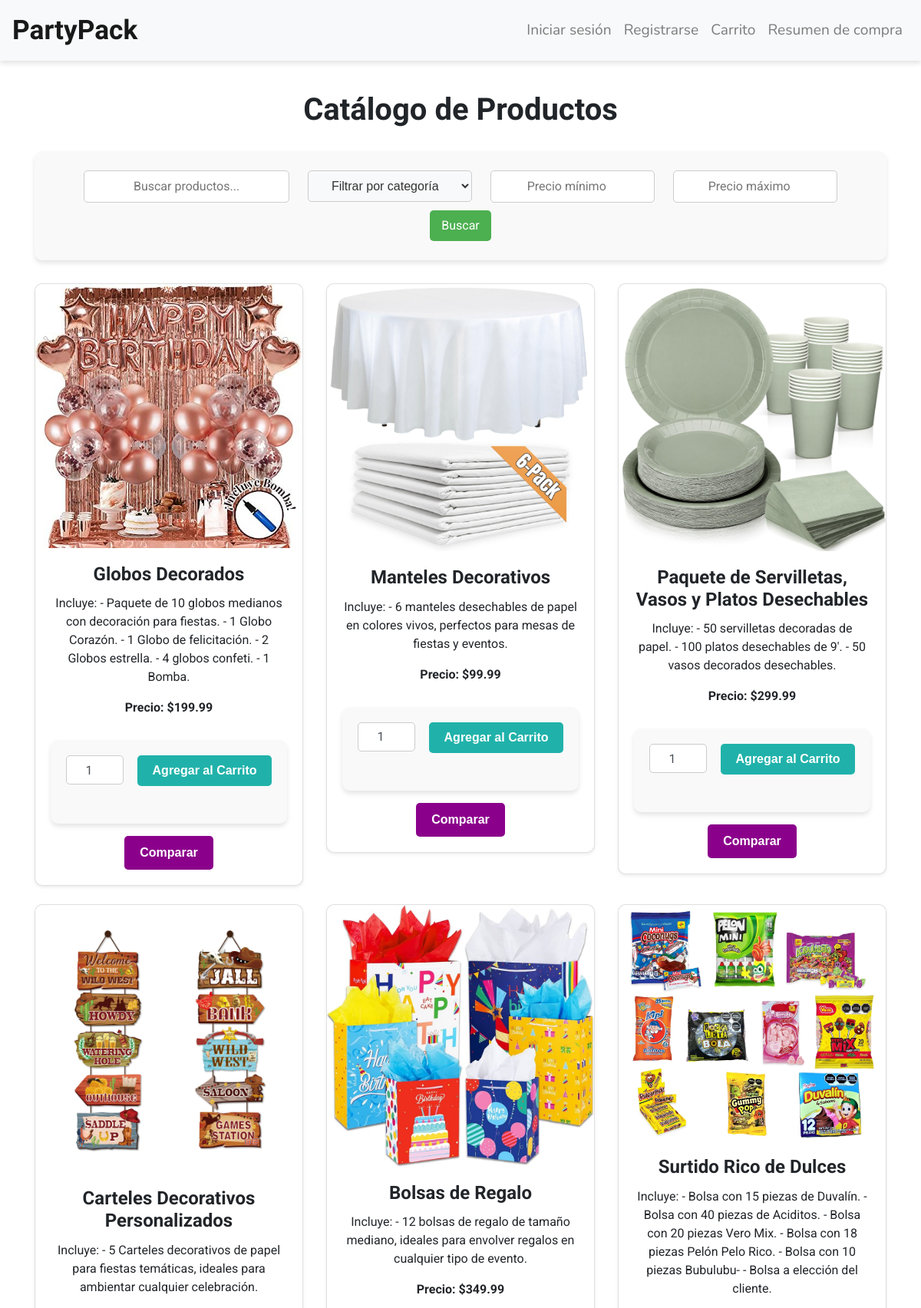
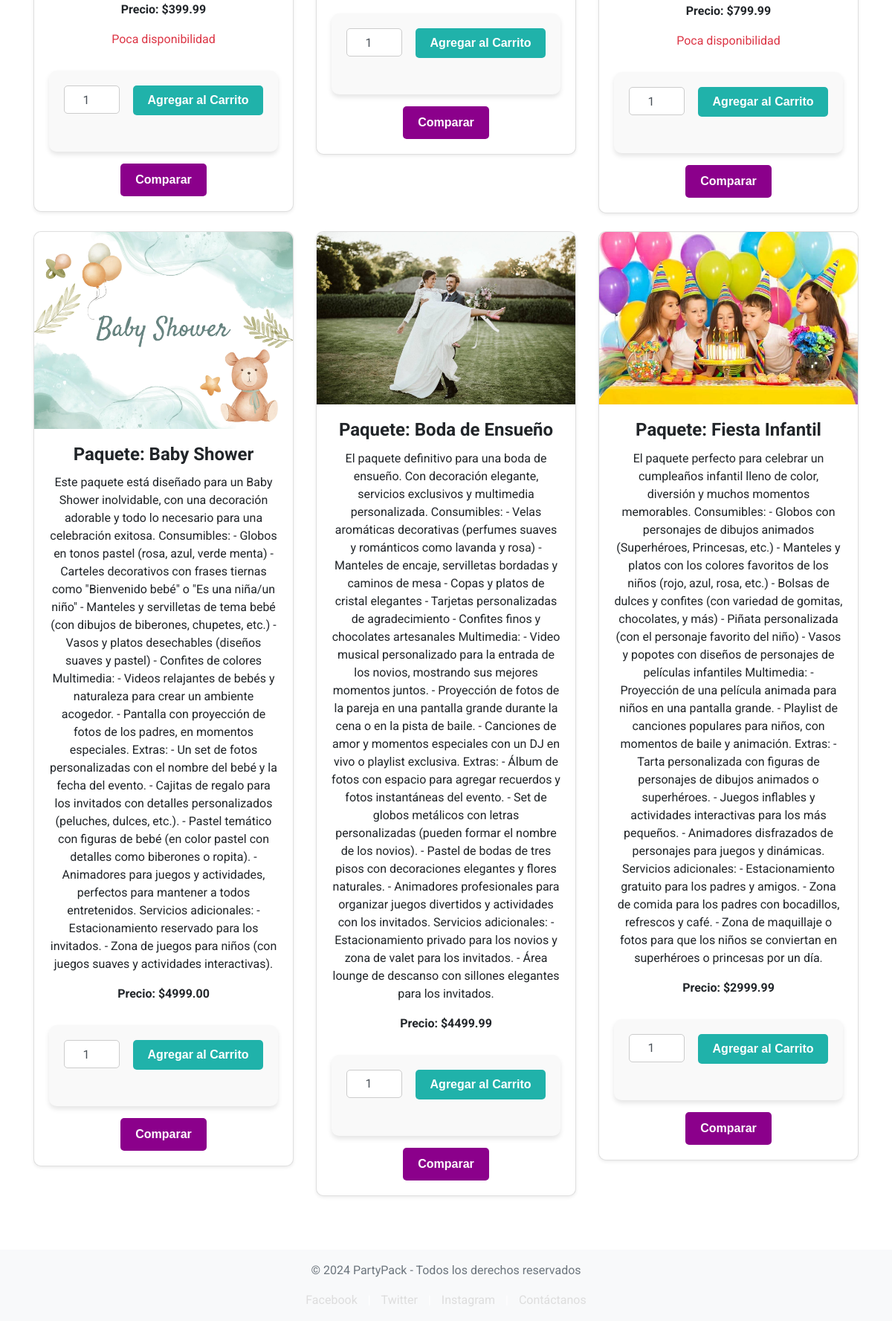
The page / on the database its author committed (2 pictures, top to bottom).
### PartyPack/models.py (models this page shows, shortened)
class Producto(models.Model):
    nombre = models.CharField(max_length=100)  # Nombre del producto
    descripcion = models.TextField()  # Descripción del producto
    precio = models.DecimalField(max_digits=10, decimal_places=2)  # Precio del producto
    stock = models.PositiveIntegerField()  # Cantidad disponible en inventario
    imagen = models.ImageField(upload_to='productos/', blank=True, null=True)  # Imagen del producto
    disponibilidad = models.BooleanField(default=True)  # Indica si el producto está disponible
    paquete = models.ForeignKey(
        Paquete,
        on_delete=models.CASCADE,
        related_name="productos",
        blank=True,
        null=True
    )  # Relación opcional con un paquete
    categoria = models.CharField(max_length=100, blank=True, null=True)  # Categoría del producto

### PartyPack/views.py (the view)
# urls.py: path('', views.mostrar_producto, name='mostrar_producto'),  # Página principal que muestra el catálogo de productos
def mostrar_producto(request):
    productos = Producto.objects.all()
    query = request.GET.get('q', '')
    if query:
        productos = productos.filter(nombre__icontains=query)
    categoria = request.GET.get('categoria', '')
    if categoria:
        productos = productos.filter(categoria__icontains=categoria)
    precio_min = request.GET.get('precio_min', '')
    precio_max = request.GET.get('precio_max', '')
    if precio_min:
        productos = productos.filter(precio__gte=precio_min)  # Filtra productos con precio >= precio mínimo
    if precio_max:
        productos = productos.filter(precio__lte=precio_max)  # Filtra productos con precio <= precio máximo
    with open('scripts/paquetes.json', 'r', encoding='utf-8') as f:
        paquetes = json.load(f)
    return render(request, 'catalogo.html', {
        'productos': productos,
        'paquetes': paquetes,
        'query': query,
        'categoria': categoria,
        'precio_min': precio_min,
        'precio_max': precio_max
    })

### PartyPack/templates/catalogo.html (shortened to what this page needs)
{% extends 'base.html' %}
{% block content %}
<h1>Catálogo de Productos</h1>
<div class="search-container">
    <form method="GET" action="{% url 'mostrar_producto' %}">
        <input type="text" name="q" placeholder="Buscar productos..." value="{{ query }}">
        <select name="categoria">
            <option value="">Filtrar por categoría</option>
        </select>
        <input type="number" name="precio_min" placeholder="Precio mínimo" value="{{ precio_min }}">
        <input type="number" name="precio_max" placeholder="Precio máximo" value="{{ precio_max }}">
        <button type="submit">Buscar</button>
    </form>
</div>
<div class="row">
    {% for producto in productos %}
        <div class="col-md-4">
            <div class="card mb-4 shadow-sm">
                {% if producto.imagen %}
                    <img src="{{ producto.imagen.url }}" class="card-img-top" alt="{{ producto.nombre }}">
                {% endif %}
                <div class="card-body">
                    <h5 class="card-title">{{ producto.nombre }}</h5>
                    <p class="card-text">{{ producto.descripcion }}</p>
                    <p><strong>Precio: ${{ producto.precio }}</strong></p>
                    <p>
                        {% if producto.stock < 10 %}
                            <span class="text-danger">Poca disponibilidad</span>
                        {% endif %}
                    </p>
                    <form method="POST" action="{% url 'agregar_al_carrito' producto.id %}">
                        <div class="form-group d-flex">
                            <input type="number" name="cantidad" id="cantidad" class="form-control mr-2" value="1" min="1" max="{{ producto.stock }}" style="width: 30%;">
                            <button type="submit" class="btn btn-primary" style="width: 70%;">Agregar al Carrito</button>
                        </div>
                    </form>
                    <button class="btn btn-secondary mt-3">
                        <a href="{% url 'comparar' producto.id %}" style="color: white; text-decoration: none;">Comparar</a>
                    </button>
                </div>
            </div>
        </div>
    {% endfor %}
</div>
{% endblock %}

### PartyPack/templates/base.html (shortened to what this page needs)
<!DOCTYPE html>
<html lang="es">
<head>
    {% load static %}
    <link rel="stylesheet" href="https://stackpath.bootstrapcdn.com/bootstrap/4.5.2/css/bootstrap.min.css">
    <link rel="stylesheet" href="{% static 'css/style.css' %}">
</head>
<body>
    <nav class="navbar navbar-expand-lg navbar-light bg-light">
        <a class="navbar-brand" href="{% url 'mostrar_producto' %}">PartyPack</a>
        <div class="collapse navbar-collapse" id="navbarNav">
            <ul class="navbar-nav ml-auto">
                {% if user.is_authenticated %}
                    <li class="nav-item">
                        <span class="nav-link">Bienvenido, {{ user.username }}</span>
                    </li>
                    <li class="nav-item">
                        <a class="nav-link" href="{% url 'logout' %}">Cerrar sesión</a>
                    </li>
                {% else %}
                    <li class="nav-item">
                        <a class="nav-link" href="{% url 'login' %}">Iniciar sesión</a>
                    </li>
                    <li class="nav-item">
                        <a class="nav-link" href="{% url 'registrar_usuario' %}">Registrarse</a>
                    </li>
                {% endif %}
                <li class="nav-item">
                    <a class="nav-link" href="{% url 'ver_carrito' %}">Carrito</a>
                </li>
                <li class="nav-item">
                    <a class="nav-link" href="{% url 'resumen_compra' %}">Resumen de compra</a>
                </li>
            </ul>
        </div>
    </nav>
    <div class="container">
        {% block content %}{% endblock %}
    </div>
    <footer class="footer mt-5 py-3 bg-light">
        <div class="container text-center">
            <span class="text-muted">© 2024 PartyPack - Todos los derechos reservados</span>
            <div class="social-links mt-3">
                <a href="https://www.facebook.com/TuPagina" target="_blank">Facebook</a> |
                <a href="https://www.twitter.com/TuCuenta" target="_blank">Twitter</a> |
                <a href="https://www.instagram.com/TuCuenta" target="_blank">Instagram</a> |
                <a href="{% url 'contacto' %}">Contáctanos</a>
            </div>
        </div>
    </footer>
</body>
</html>

### static/css/style.css (style rules this page uses)
h1 { font-family: 'Parkinsans', sans-serif; margin-top: 40px; font-size: 2.5rem; font-weight: bold; text-align: center; }
.navbar { background-color: #f5f5f5; box-shadow: 0 4px 6px rgba(0, 0, 0, 0.1); font-family: 'Nunito', monospace; }
.navbar-brand { font-family: 'Honk', sans-serif; font-size: 2.2rem; font-weight: bold; color: white; }
.nav-link { font-size: 1.2rem; color: white; }
.btn-primary { background-color: #007bff; border: none; padding: 10px 20px; border-radius: 5px; }
.btn-secondary { background-color: #6c757d; border: none; padding: 10px 20px; border-radius: 5px; }
.card { border-radius: 10px; box-shadow: 0 4px 8px rgba(0, 0, 0, 0.1); transition: transform 0.3s ease; }
.card-img-top { border-radius: 10px 10px 0 0; }
.card-body { text-align: center; padding: 20px; }
.card-title { font-size: 1.5rem; font-weight: bold; }
form { background-color: #f9f9f9; padding: 20px; border-radius: 10px; box-shadow: 0 4px 6px rgba(0, 0, 0, 0.1); margin-top: 30px; }
form input, form textarea { width: 100%; padding: 10px; border-radius: 5px; border: 1px solid #ccc; margin-bottom: 15px; }
form button { background-color: #4CAF50; color: white; border: none; padding: 10px 20px; border-radius: 5px; }
.search-container { margin-bottom: 30px; text-align: center; }
.search-container input { width: 25%; padding: 8px; border-radius: 5px; border: 1px solid #ccc; text-align: center; }
.search-container button { padding: 8px 15px; background-color: #4CAF50; color: white; border: none; border-radius: 5px; }
.form-group { display: flex; justify-content: start; align-items: self-start; gap: 10px; }
.form-group input { width: 8%; padding: 5px; border-radius: 5px; border: 1px solid #ccc; text-align: center; }
.form-group button { width: 16%; padding: 8px 10px; background-color: #20B2AA; color: white; border: none; border-radius: 5px; }
.footer { background-color: #333; color: white; padding: 30px 0; text-align: center; }
.footer a { color: #ddd; text-decoration: none; margin: 0 10px; }
body { font-family: 'Roboto', sans-serif; }
.search-container input, .search-container select, .search-container button { margin: 5px 10px; }
.search-container select { width: 20%; padding: 8px; border-radius: 5px; border: 1px solid #ccc; text-align: center; }
.search-container input[type="number"] { width: 20%; padding: 8px; border-radius: 5px; border: 1px solid #ccc; text-align: center; }
.search-container select { font-family: sans-serif; font-size: 1rem; color: #333; background-color: #f8f9fa; padding: 10px; border-radius: 5px; }
.btn-primary, .btn-secondary { font-family: 'Sans-serif', sans-serif; padding: 10px 20px; border-radius: 5px; text-align: center; font-weight: bold; }
.btn-primary { background-color: #20B2AA; color: white; border: none; }
.btn-secondary { background-color: #8B008B; border: none; padding: 10px 20px; font-family: 'Sans-serif', sans-serif; font-weight: bold; }

### rows shown on the page
Producto: imagen (picture), nombre "Globos Decorados", descripcion "Incluye: - Paquete de 10 globos medianos con decoración para fiestas. - 1 Globo Corazón. - 1 Globo de felicitación. - 2 Globos estrella. - 4 globos confeti. - 1 Bomba.", precio "199.99"
Producto: imagen (picture), nombre "Manteles Decorativos", descripcion "Incluye: - 6 manteles desechables de papel en colores vivos, perfectos para mesas de fiestas y eventos.", precio "99.99"
Producto: imagen (picture), nombre "Paquete de Servilletas, Vasos y Platos Desechables", descripcion "Incluye: - 50 servilletas decoradas de papel. - 100 platos desechables de 9'. - 50 vasos decorados desechables.", precio "299.99"
Producto: imagen (picture), nombre "Carteles Decorativos Personalizados", descripcion "Incluye: - 5 Carteles decorativos de papel para fiestas temáticas, ideales para ambientar cualquier celebración.", precio "399.99", stock "Poca disponibilidad"
Producto: imagen (picture), nombre "Bolsas de Regalo", descripcion "Incluye: - 12 bolsas de regalo de tamaño mediano, ideales para envolver regalos en cualquier tipo de evento.", precio "349.99"
Producto: imagen (picture), nombre "Surtido Rico de Dulces", descripcion "Incluye: - Bolsa con 15 piezas de Duvalín. - Bolsa con 40 piezas de Aciditos. - Bolsa con 20 piezas Vero Mix. - Bolsa con 18 piezas Pelón Pelo Rico. - Bolsa con 10 piezas Bubulubu- - Bolsa a elección del cliente.", precio "799.99", stock "Poca disponibilidad"
Producto: imagen (picture), nombre "Paquete: Baby Shower", descripcion "Este paquete está diseñado para un Baby Shower inolvidable, con una decoración adorable y todo lo necesario para una celebración exitosa. Consumibles: - Globos en tonos pastel (rosa, azul, verde menta) - Carteles decorativos con frases tiernas como \"Bienvenido bebé\" o \"Es una niña/un niño\" - Manteles y servilletas de tema bebé (con dibujos de biberones, chupetes, etc.) - Vasos y platos desechables (diseños suaves y pastel) - Confites de colores Multimedia: - Videos relajantes de bebés y naturaleza para crear un ambiente acogedor. - Pantalla con proyección de fotos de los padres, en momentos especiales. Extras: - Un set de fotos personalizadas con el nombre del bebé y la fecha del evento. -…", precio "4999.00"
Producto: imagen (picture), nombre "Paquete: Boda de Ensueño", descripcion "El paquete definitivo para una boda de ensueño. Con decoración elegante, servicios exclusivos y multimedia personalizada. Consumibles: - Velas aromáticas decorativas (perfumes suaves y románticos como lavanda y rosa) - Manteles de encaje, servilletas bordadas y caminos de mesa - Copas y platos de cristal elegantes - Tarjetas personalizadas de agradecimiento - Confites finos y chocolates artesanales Multimedia: - Video musical personalizado para la entrada de los novios, mostrando sus mejores momentos juntos. - Proyección de fotos de la pareja en una pantalla grande durante la cena o en la pista de baile. - Canciones de amor y momentos especiales con un DJ en vivo o playlist exclusiva.…", precio "4499.99"
Producto: imagen (picture), nombre "Paquete: Fiesta Infantil", descripcion "El paquete perfecto para celebrar un cumpleaños infantil lleno de color, diversión y muchos momentos memorables. Consumibles: - Globos con personajes de dibujos animados (Superhéroes, Princesas, etc.) - Manteles y platos con los colores favoritos de los niños (rojo, azul, rosa, etc.) - Bolsas de dulces y confites (con variedad de gomitas, chocolates, y más) - Piñata personalizada (con el personaje favorito del niño) - Vasos y popotes con diseños de personajes de películas infantiles Multimedia: - Proyección de una película animada para niños en una pantalla grande. - Playlist de canciones populares para niños, con momentos de baile y animación. Extras: - Tarta personalizada con figuras de…", precio "2999.99"
